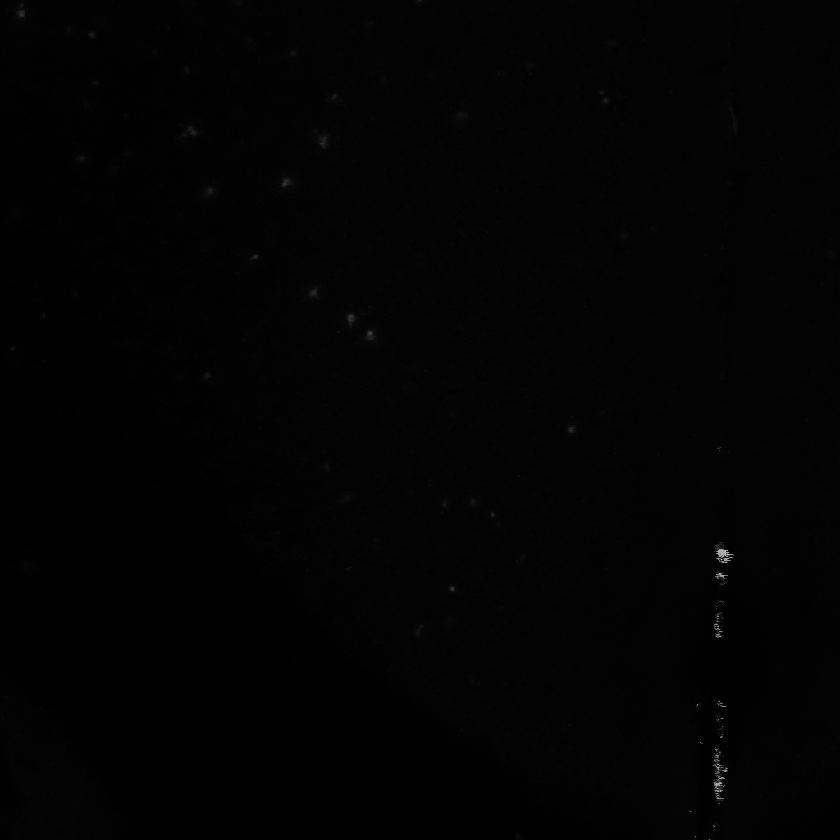
#> input picture TVI_TechnicalQuestions_solutions/TQ1/41077_120219_S000090_ch01.tif, 840 x 840 px, shrunk from 1024 x 1024 before the run; the run also reads 1 picture not shown here
$ python Assignment_TVI.py
#> lines starting #> are read from the running program, lines starting #| are printed output that depends on the picture; after the words box and inside, x2 and y2 are one past the last pixel; in counts of white or black regions, pixels touching at a corner belong together; long printed decimals are rounded
#Teresa George
# Load the required packages
import urllib.request
from PIL import Image
import numpy as np
import skimage.io

import matplotlib.pyplot as plt
from pathlib import Path

import os
script_dir = os.path.dirname(__file__)

############################################ Question 1######################################################

# Getting the file information

import os

def get_file_information(filename,file_no):
    # Calculating the size of file in bytes
#> called with file_no = 1
    print("The size of " + "Ch0" + str(file_no) + " file is " + str(os.path.getsize(filename))+ " bytes")
    # Getting other file details like st_mode the file type and permissions, st_ino the inode number,
    #st_dev the device id, st_uid the file owner id, st_gid the file group id and st_size the file size
    print(os.stat(filename))

    image = skimage.io.imread(fname=filename) # Reading the image
#> image is the input picture: shape (840, 840) uint16; min 20, max 46020, mean 747.9
    image = np.asarray(image) # Converting into array
    l = image.shape[0] # Getting the shape
#> l = 840
    b= image.shape[1]
#> b = 840
    print("The Data Type of " + "Ch0" + str(file_no)+ " is %s" % image.dtype) # Getting the data type
#| The Data Type of Ch01 is uint16
    print('Min pixel value of file: %.3f , Max pixel value of file : %.3f' % (image.min(), image.max())) # Getting the minimum and maximum pixel value
#| Min pixel value of file: 20.000 , Max pixel value of file : 46020.000
    # converting from integers to floats
    image = image.astype('float32')
    # normalize the pixel value
    image /= 255.0
    # confirm the normalization
    print('Min normalized pixel value of file: %.3f , Max normalized pixel value of file : %.3f' % (image.min(), image.max())) # Get minimum and maximum of the normalized pixel value
#| Min normalized pixel value of file: 0.078 , Max normalized pixel value of file : 180.471
    image_1D = image.reshape(image.shape[0]*image.shape[1]) # Convert to 1D array
    histogram_image, bin_edges = np.histogram(image_1D,bins=np.arange(0, 256)) # Get the histogram
#> histogram_image = 255 values, max 225052 at index 3, min 0 at index 70, mean 2767.1; bin_edges = 256 values from 0 to 255
    return histogram_image, bin_edges, image

# Ch01 file

filename ="41077_120219_S000090_ch01.tif"
filename = os.path.join(script_dir, "TQ1", filename)
file_no = 1
histogram_image, bin_edges, image = get_file_information(filename,file_no)
#> bin_edges = 256 values from 0 to 255
# Plotting the histogram and the image
plt.figure(1)
plt.subplot(2,3,1)
plt.title(" Histogram image Ch01")
plt.xlabel("pixel value")
plt.ylabel("pixel count")
plt.yscale('log')
plt.plot(bin_edges[0:-1], histogram_image)
plt.subplot(2,3,4)
plt.title("Image Ch01")
plt.imshow(image)


# File Ch02
filename ="41077_120219_S000090_ch02.tif"
filename = os.path.join(script_dir, "TQ1", filename)
file_no = 2
# Plotting the histogram and the image
histogram_image, bin_edges, image = get_file_information(filename,file_no)
#| The Data Type of Ch02 is uint16
#| Min pixel value of file: 0.000 , Max pixel value of file : 58357.000
#| Min normalized pixel value of file: 0.000 , Max normalized pixel value of file : 228.851
#> histogram_image = 255 values, max 174957 at index 3, min 0 at index 95, mean 2767.1
plt.subplot(2,3,2)
plt.title(" Histogram image Ch02")
plt.xlabel("pixel value")
plt.ylabel("pixel count")
plt.yscale('log')
plt.plot(bin_edges[0:-1], histogram_image)
plt.subplot(2,3,5)
plt.title("Image Ch02")
plt.imshow(image)

# File Ch03
filename ="41077_120219_S000090_ch03.tif"
filename = os.path.join(script_dir, "TQ1", filename)
file_no = 3
histogram_image, bin_edges, image = get_file_information(filename,file_no)
#> call 3 of get_file_information, with file_no = 3
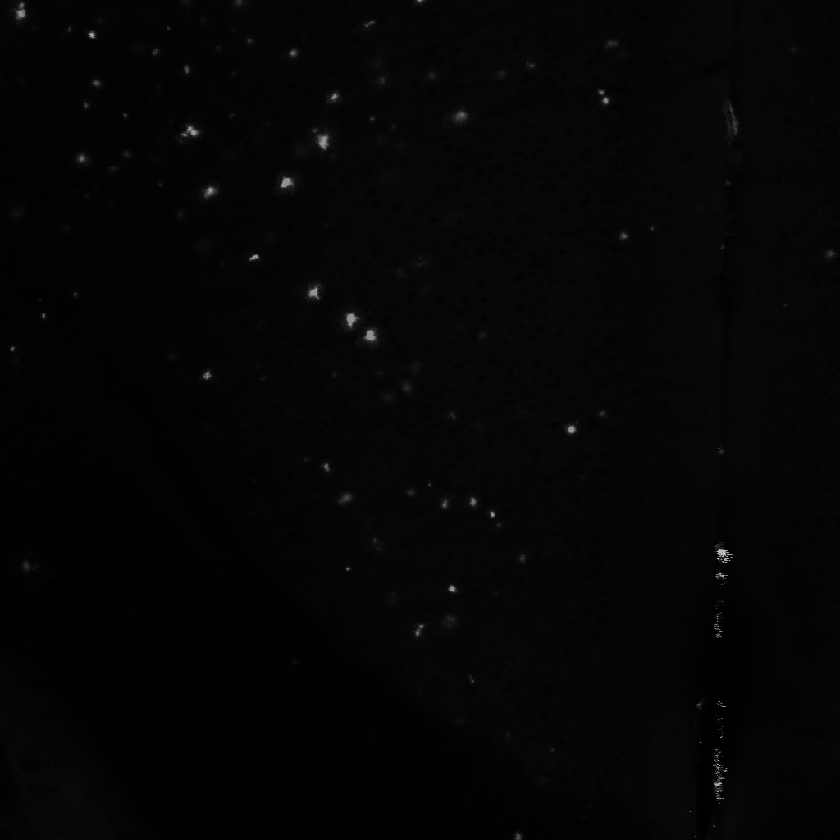
#> input picture TVI_TechnicalQuestions_solutions/TQ1/41077_120219_S000090_ch03.tif, 840 x 840 px, shrunk from 1024 x 1024 before the run
#> in get_file_information, image is the input picture: shape (840, 840) uint16; min 0, max 50528, mean 1315.1
#| The Data Type of Ch03 is uint16
#| Min pixel value of file: 0.000 , Max pixel value of file : 50528.000
#| Min normalized pixel value of file: 0.000 , Max normalized pixel value of file : 198.149
#> in get_file_information (call 3), `histogram_image, bin_edges = np.histogram(image_1D,bins=np.arange(0, 2..`: histogram_image = 255 values, max 117687 at index 5, min 0 at index 163, mean 2767.1
# Plotting the histogram and the image
plt.subplot(2,3,3)
plt.title(" Histogram image Ch03")
plt.xlabel("pixel value")
plt.ylabel("pixel count")
plt.yscale('log')
plt.plot(bin_edges[0:-1], histogram_image)
plt.subplot(2,3,6)
plt.title("Image Ch03")
plt.imshow(image)
plt.show()
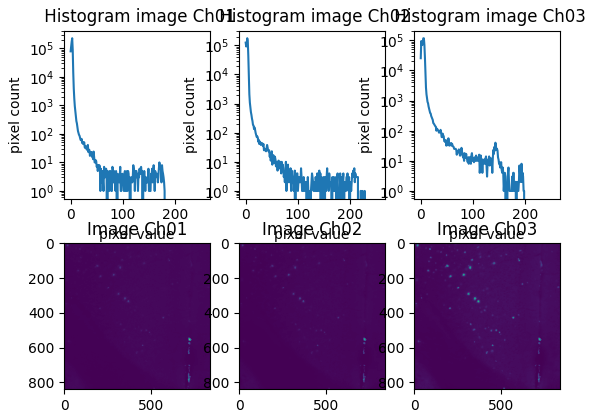
#> figure drawn by matplotlib, 6 panels; panel 1: curve peaks at x = 3, y = 225052; panel 3: curve peaks at x = 3, y = 174957; panel 5: curve peaks at x = 5, y = 117687


########################################### Question 2 ##############################################
import cv2
import numpy as np

# Load the Ground truth image
filename ="binary_41077_120219_S000090_L01.tif"
filename = os.path.join(script_dir, "TQ2", filename)
image_mask = skimage.io.imread(fname=filename)
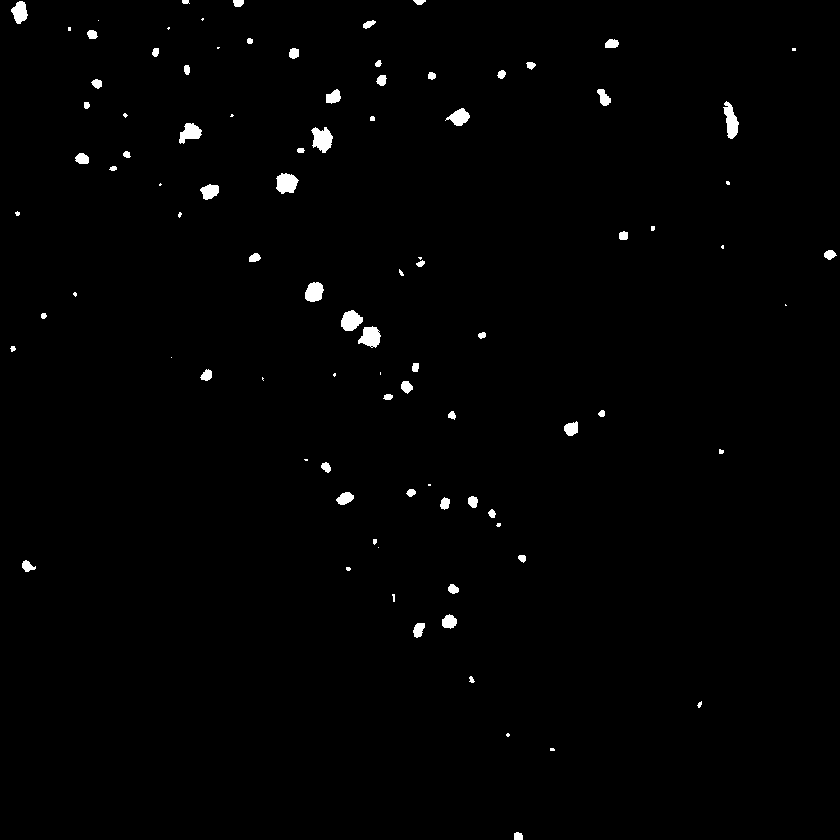
#> input picture TVI_TechnicalQuestions_solutions/TQ2/binary_41077_120219_S000090_L01.tif, 840 x 840 px, shrunk from 1024 x 1024 before the run
#> image_mask: shape (840, 840); values 0 (black) and 1 (white), 1% white; 94 white regions (29 under 20 px), largest, box (x1, y1, x2, y2) and area: (311, 127, 333, 153) 381, (276, 173, 299, 194) 352, (723, 101, 739, 139) 345
image_mask = np.asarray(image_mask) # Convert it into an array
image_mask = image_mask.astype('float32') # Convert to float
image_mask /= 255.0 # Normalize the image
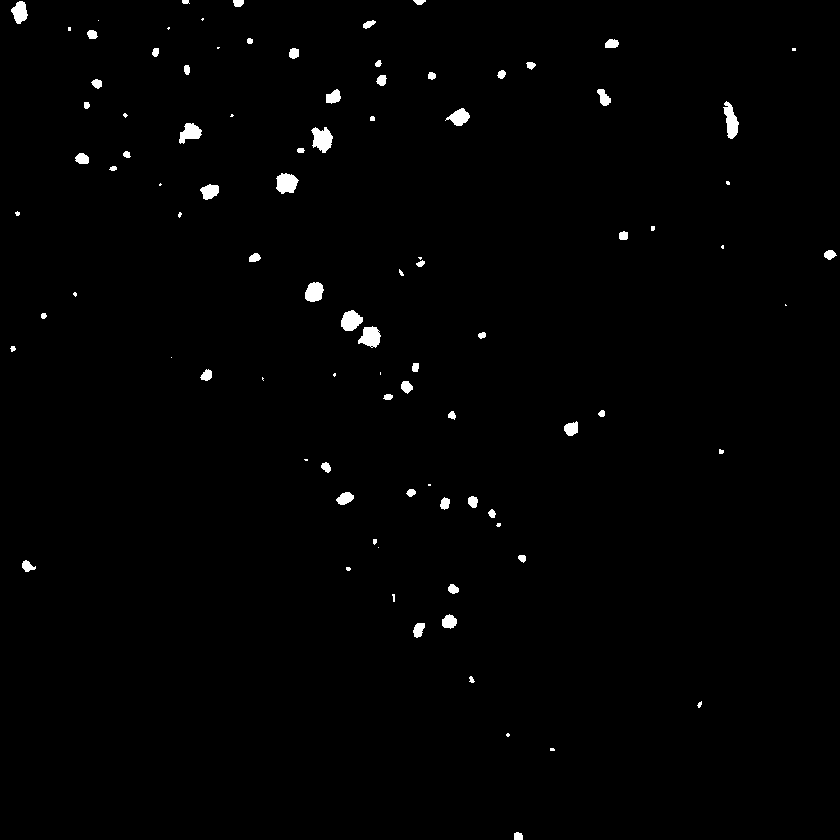
#> image_mask: shape (840, 840) float32; values 0 (black) and 0.00392 (white), 1% white; 94 white regions (29 under 20 px), largest, box (x1, y1, x2, y2) and area: (311, 127, 333, 153) 381, (276, 173, 299, 194) 352, (723, 101, 739, 139) 345

# To get the groud truth segmentation image from the images used in Q1
filename_3 ="41077_120219_S000090_ch03.tif"
filename_3 = os.path.join(script_dir, "TQ1", filename_3)
file_no_3 = 3
histogram_image, bin_edges, image_ch3 = get_file_information(filename_3,file_no_3)
#| The Data Type of Ch03 is uint16
#| Min pixel value of file: 0.000 , Max pixel value of file : 50528.000
#| Min normalized pixel value of file: 0.000 , Max normalized pixel value of file : 198.149


filename_1 ="41077_120219_S000090_ch01.tif"
filename_1= os.path.join(script_dir, "TQ1", filename_1)
file_no_1 = 1
histogram_image, bin_edges, image_ch1 = get_file_information(filename_1,file_no_1)
#| The Data Type of Ch01 is uint16
#| Min pixel value of file: 20.000 , Max pixel value of file : 46020.000
#| Min normalized pixel value of file: 0.078 , Max normalized pixel value of file : 180.471
#> histogram_image = 255 values, max 225052 at index 3, min 0 at index 70, mean 2767.1


image_new = image_ch3 - image_ch1 # Subtract image 1 from image 3
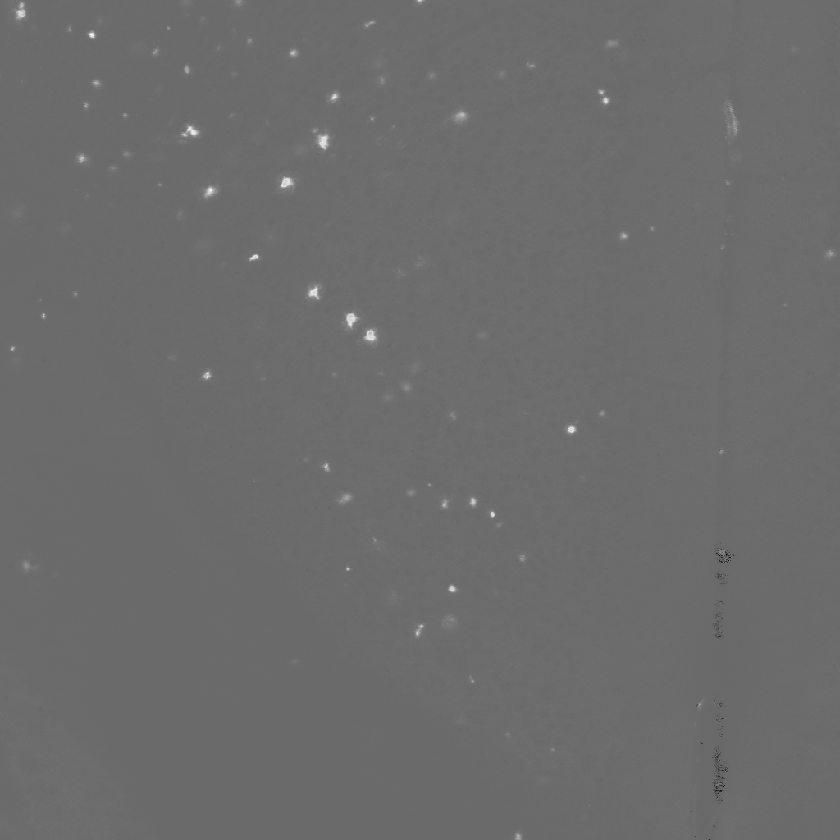
#> image_new: shape (840, 840) float32; min -105.1, max 147.2, mean 2.2; drawn with min black and max white
mask = cv2.inRange(image_new, 10, 255) # Threshold the image at 10 to get the segmentation mask
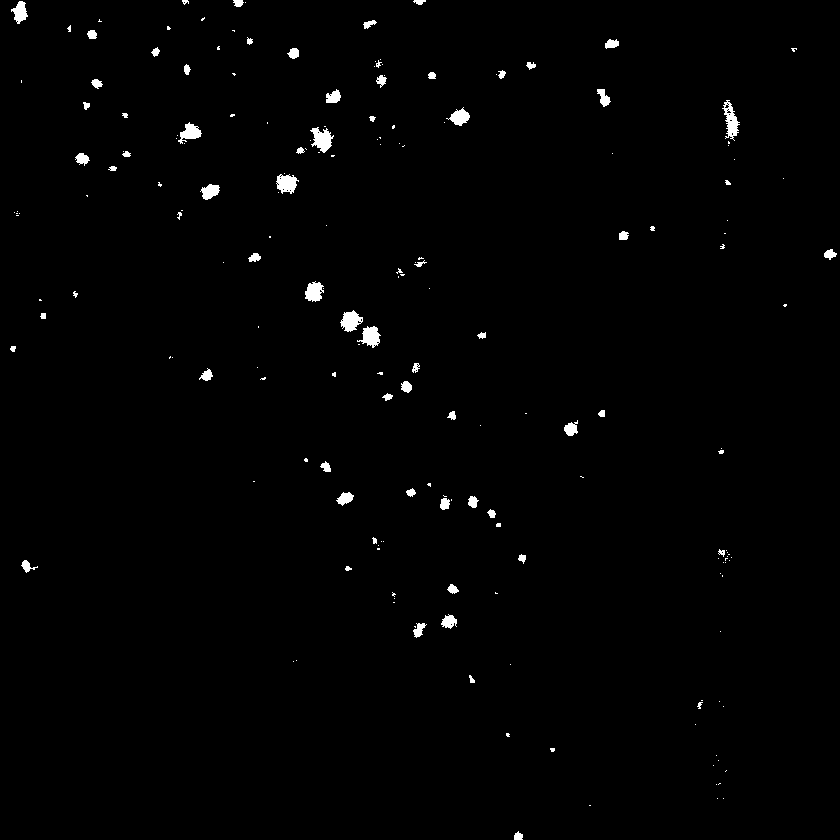
#> mask: shape (840, 840); 0.99% white; 193 white regions (123 under 20 px), largest, box (x1, y1, x2, y2) and area: (310, 127, 334, 153) 350, (722, 100, 740, 141) 333, (340, 310, 363, 332) 310

# apply morphology to remove isolated extraneous noise
# use borderconstant of black since foreground touches the edges
kernel = np.ones((3,3), np.uint8)
mask = cv2.morphologyEx(mask, cv2.MORPH_OPEN, kernel)
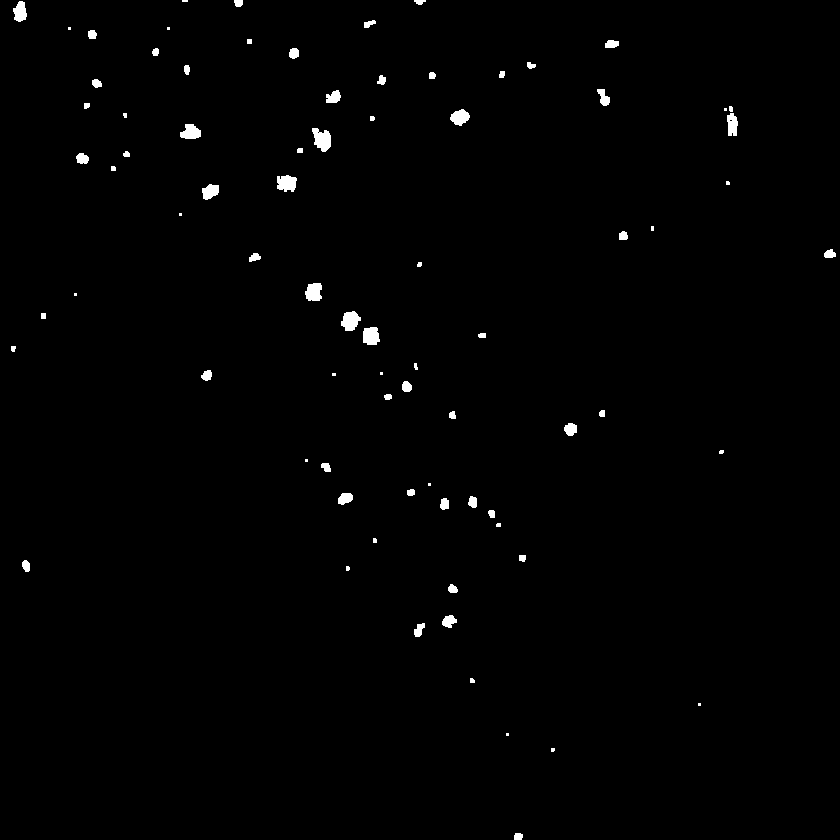
#> mask: shape (840, 840); 0.82% white; 80 white regions (20 under 20 px), largest, box (x1, y1, x2, y2) and area: (312, 128, 331, 152) 313, (341, 311, 361, 331) 278, (277, 175, 297, 192) 268
mask = cv2.morphologyEx(mask, cv2.MORPH_CLOSE, kernel)
#> mask: shape (840, 840); 0.83% white; 78 white regions (19 under 20 px), largest, box (x1, y1, x2, y2) and area: (312, 128, 331, 152) 316, (341, 311, 361, 331) 278, (277, 175, 297, 192) 275

# Plot the generated segmentation mask with the Ground truth mask image to compare the two
plt.figure(2)
plt.subplot(1,2,1)
plt.title("Mask of image generated")
plt.imshow(mask)
plt.subplot(1,2,2)
plt.title("Ground truth mask")
plt.imshow(image_mask)
plt.show()

# Calculate the MSE metric value to comapre the two segmentation mask images
from sklearn.metrics import mean_squared_error
print("MSE: ", mean_squared_error(mask,image_mask))
#| MSE:  538.449

################################################ Question 3 ##########################################

# Compute the features from the segmentation mask computed in Q2
# initialize feature detector

orb = cv2.ORB_create()
orb.setScoreType(cv2.FAST_FEATURE_DETECTOR_TYPE_9_16)
orb.setWTA_K(3)

# detect keypoints using the feature detector
kp = orb.detect(mask,None)
#> kp = 437 keypoints; strongest (x, y, size): (415, 365, 53.6), (422, 624, 53.6), (501, 76, 53.6), (492, 511, 53.6)

# Compute the descriptor values from the keypoints
kp, des = orb.compute(mask, kp)
# Draw the keypoints
img2_kp = cv2.drawKeypoints(mask, kp, None, color=(0,255,0), \
       flags=cv2.DrawMatchesFlags_DEFAULT)

# Plot the computed keypoints on the segmentation mask image
plt.figure(3)
plt.imshow(img2_kp)
plt.title("Key features")
plt.show()
# Print the computed descriptor values
print(des)
#> (printed output is left out)

########################################### Question 4 #################################################
# To comapre the signals metric in the different images, three metrics are used : SNR of the individual images,
# Peak signal to noise ratio with respect to the mean signal value of all the images and the structural similarity index
# of each of the images with the mean of all the images

# Function to compute the signal to noise ration of the image
def signaltonoise(a, axis=0, ddof=0):
    a = np.asanyarray(a)
    m = a.mean(axis)
    sd = a.std(axis=axis, ddof=ddof)
    return np.where(sd == 0, 0, m/sd)

def compute_metric(file_name):

#> (the run stopped early here; a loop or call above may not have finished)
